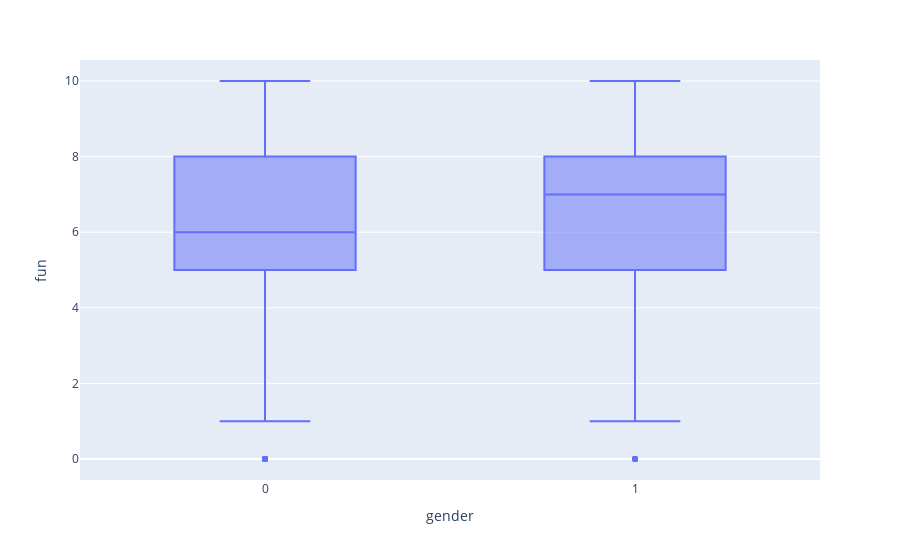

Source (notebook cell):
### Code cell
fig = px.box(df, x = "gender", y = "fun")
fig.show()

### Figure 1 — Plotly figure (JSON) as saved in the notebook; plotly's stock layout.template omitted (floating-point values rounded to 4 significant figures; data arrays with more than 128 entries replaced by an {"elided": "..."} marker saying what was removed)
{"data": [{"alignmentgroup": "True", "hovertemplate": "gender=%{x}<br>fun=%{y}<extra></extra>", "legendgroup": "", "marker": {"color": "#636efa"}, "name": "", "notched": false, "offsetgroup": "", "orientation": "v", "showlegend": false, "type": "box", "x": {"elided": "8378 int values"}, "x0": " ", "xaxis": "x", "y": {"elided": "8378 float values"}, "y0": " ", "yaxis": "y"}], "layout": {"boxmode": "group", "legend": {"tracegroupgap": 0}, "margin": {"t": 60}, "xaxis": {"anchor": "y", "domain": [0, 1], "title": {"text": "gender"}}, "yaxis": {"anchor": "x", "domain": [0, 1], "title": {"text": "fun"}}}}
